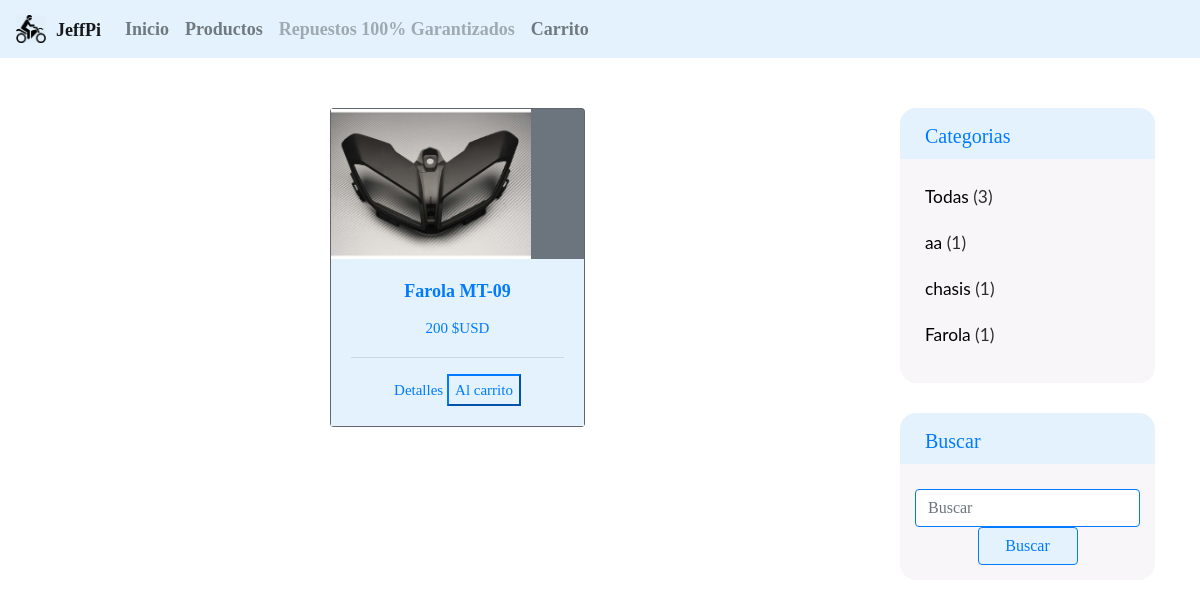
Screenshot of /index.php/productos/product/3 with the database file from the repository.
### tables this page shows
CREATE TABLE `web_navbar` (
  `id` int(11) NOT NULL AUTO_INCREMENT,
  `nombre` varchar(20) DEFAULT NULL,
  `logo` varchar(100) DEFAULT NULL,
  `op1` varchar(20) DEFAULT NULL,
  `op2` varchar(20) DEFAULT NULL,
  `op3` varchar(20) DEFAULT NULL,
  `op31` varchar(20) DEFAULT NULL,
  `op32` varchar(20) DEFAULT NULL,
  `op33` varchar(20) DEFAULT NULL,
  `bg_color` varchar(20) DEFAULT NULL,
  `fuente` varchar(100) DEFAULT NULL,
  `op4` varchar(255) DEFAULT NULL,
  `size` int(11) DEFAULT NULL,
  `search` varchar(50) DEFAULT NULL,
  `nombre_web` varchar(50) DEFAULT NULL,
  `btn_bgcolor` varchar(20) DEFAULT NULL,
  `btn_bordercolor` varchar(20) DEFAULT NULL,
  `paypal` varchar(255) DEFAULT NULL,
  `pr900` double DEFAULT NULL,
  PRIMARY KEY (`id`)
);

CREATE TABLE `web_productos` (
  `id` int(11) NOT NULL AUTO_INCREMENT,
  `nombre` varchar(200) DEFAULT NULL,
  `descripcion` varchar(255) DEFAULT NULL,
  `parte` varchar(100) DEFAULT NULL,
  `ubicacion` varchar(100) DEFAULT NULL,
  `precio` double DEFAULT NULL,
  `marca` varchar(50) DEFAULT NULL,
  `referencia` varchar(50) DEFAULT NULL,
  `year` int(11) DEFAULT NULL,
  `color` varchar(100) DEFAULT NULL,
  `img` varchar(100) DEFAULT NULL,
  PRIMARY KEY (`id`)
);

### application/controllers/Productos.php (called while the page is built, shortened)
<?php
class Productos extends CI_Controller {
  public function __construct(){
    $this->load->model('model_productos');
    $this->load->model('model_nav');
  }
  public function product($ban=NULL)
  {
    if ($ban!=NULL) {
      $nav['nav']=$this->model_nav->consultNav(1);
      $nav['product']=$this->model_productos->producto($ban);
      $nav['categ']=$this->model_productos->categorias();
      $this->load->view('header_ecommerce',$nav);
      $this->load->view('view_ecommerce');
      $this->load->view('footer');
    }else {
      redirect("productos",'refresh');
    }
  }
  }

### index.php (called while the page is built, shortened)
<?php
require_once BASEPATH.'core/CodeIgniter.php';

### application/models/Model_nav.php (called while the page is built, shortened)
<?php
class Model_nav extends CI_Model {
  public function consultNav($id){
    $sql="SELECT wn.* from web_navbar wn where wn.id=$id";
    $query=$this->db->query($sql);
    return $query->row();
  }
}

### application/models/Model_productos.php (called while the page is built, shortened)
<?php
class Model_productos extends CI_Model {
  public function producto($id){
    $sql= "SELECT * from web_productos where id=$id";
    $query=$this->db->query($sql);
    return $query->row();
  }
  function categorias(){
    $sql="SELECT DISTINCT parte, COUNT(*) as num FROM web_productos GROUP BY parte";
    $query = $this->db->query($sql);
    return $query->result();
  }
}

### application/views/view_ecommerce.php (the view, shortened to what this page needs)
<!DOCTYPE html>
<html lang="en">
<head>
</head>
<body data-spy="scroll" data-target=".navbar-default" data-offset="100">
  <section>
    <div class="content">
      <div class="container" style="padding-top: 50px">
        <div class="row">
          <div class="col-md-9 col-12 col-sm-12 mr-auto ml-auto">
            <div class="row">
              <?php
              if (!empty($product)) {
                ?>
                <div class="col-md-4 mr-auto ml-auto">
                  <form action="<?php echo base_url(); ?>index.php/carrito/agrega_item_carrito" method="get">
                    <center>
                      <div class="card text-white bg-secondary mb-3" style="width:100%;">
                        <img src="<?= base_url().$product->img;?>" style="width:200px; height:150px" >
                        <div class="card-body" style="background-color:<?= $nav->bg_color; ?>;">
                          <center><h5 class="card-title" style=" color:<?= $nav->btn_bordercolor; ?>; font-family: <?= $nav->fuente; ?>;"><?php echo $product->nombre; ?></h5></center>
                          <p class="card-text" style=" color:<?= $nav->btn_bordercolor; ?>; font-family: <?= $nav->fuente; ?>;text-align:center"><?php echo $product->precio; ?> $USD</p>
                          <hr>
                          <a href="#" class="card-link" data-toggle="modal" data-target="#producto<?= $product->id; ?>" style="font-family: <?= $nav->fuente; ?>; color: <?= $nav->btn_bordercolor; ?>">Detalles</a>
                          <button href="#" id="cagregarcar" type="submit" name="cagregarcar" style="font-family: <?= $nav->fuente; ?>;background-color: <?= $nav->btn_bgcolor; ?>; color: <?= $nav->btn_bordercolor; ?>;border-color:<?= $nav->btn_bordercolor; ?>">Al carrito</button>
                        </div>
                      </div>
                    </center>
                  </div>
                <?php
              }
                ?>
            </div>
          </div>
          <div class="col-md-3">
            <div class="block-col">
              <div class="header" style="font-family: <?= $nav->fuente; ?>;color: <?= $nav->btn_bordercolor; ?>;background-color:<?= $nav->bg_color; ?>; ">Categorias</div>
              <div class="content" >
                <ul>
                  <?php
                  $cont=0;
                  foreach ($categ as $files) {
                    $cont=$cont+$files->num;
                  }
                   ?>
                  <li><a href="<?= base_url() ?>index.php/productos"style="color:black">Todas <span style="color:#2E2E2E">(<?php echo $cont; ?>)</span></a></li>
                  <?php
                    foreach ($categ as $files) {
                      ?>
                      <li><a href="<?= base_url() ?>index.php/productos/categoria/<?php echo $files->parte; ?>"style="color:black"><?php echo $files->parte; ?> <span style="color:#2E2E2E">(<?php echo $files->num; ?>)</span></a></li>
                      <?php
                    }
                  ?>
                </ul>
              </div>
            </div>
            <div class="block-col">
              <div class="header" style="font-family: <?= $nav->fuente; ?>;color: <?= $nav->btn_bordercolor; ?>;background-color:<?= $nav->bg_color; ?>; ">Buscar</div>
              <div class="content">
                <form class="" action="<?= base_url() ?>index.php/productos/buscar" method="post">
                  <input type="text" name="search" class="form-control" placeholder="Buscar" style="font-family: <?= $nav->fuente; ?>; border-color: <?= $nav->btn_bordercolor; ?>;color: <?= $nav->btn_bordercolor; ?>">
                  <center><input type="submit" class="form-control" style="font-family: <?= $nav->fuente; ?>;background-color:<?= $nav->btn_bgcolor; ?>; border-color: <?= $nav->btn_bordercolor; ?>;color: <?= $nav->btn_bordercolor; ?>; width: 100px" value="Buscar"></center>
                </form>
              </div>
            </div>
          </div>
        </div>
      </div>
    </div>
  </section>
</body>
</html>

### application/views/header_ecommerce.php (shortened to what this page needs)
<!doctype html>
<html lang="en">
<head>
  <link rel="stylesheet" href="https://stackpath.bootstrapcdn.com/bootstrap/4.3.1/css/bootstrap.min.css">
  <link rel="stylesheet" href="<?= base_url(); ?>assets/css/style.css">
</head>
<body>
  <nav class="navbar navbar-expand-lg navbar-light"  style="background-color: <?= $nav->bg_color; ?>;">
    <a class="navbar-brand" href="<?= base_url(); ?>">
      <img src="<?= base_url().$nav->logo; ?>" width="30" height="30" class="d-inline-block align-top" alt="">
    <b style="font-family: <?= $nav->fuente ?>;font-size: <?= $nav->size; ?>px"><?= $nav->nombre; ?></b>
    </a>
    <div class="collapse navbar-collapse" id="navbarSupportedContent">
      <ul class="navbar-nav mr-auto" style="text-align: right">
        <li class="nav-item">
          <a class="nav-link" href="<?= base_url(); ?>"><b style="font-family: <?= $nav->fuente ?>;font-size: <?= $nav->size; ?>px"><?= $nav->op1; ?></b></a>
        </li>
        <li class="nav-item">
          <a class="nav-link" href="<?= base_url(); ?>index.php/productos"><b style="font-family: <?= $nav->fuente ?>;font-size: <?= $nav->size; ?>px"><?= $nav->op2; ?></b></a>
        </li>
        <li class="nav-item">
          <a class="nav-link disabled" href="#" tabindex="-1" aria-disabled="true"><b style="font-family: <?= $nav->fuente ?>;font-size: <?= $nav->size; ?>px"><?= $nav->op4; ?></b> </a>
        </li>
        <li class="nav-item">
          <a class="nav-link" href="<?= base_url(); ?>index.php/carrito/carga_carrito"><b style="font-family: <?= $nav->fuente ?>;font-size: <?= $nav->size; ?>px">Carrito</b></a>
        </li>
      </ul>
    </div>
  </nav>
</body>
</html>

### assets/css/style.css (style rules this page uses)
body { font-family: 'Lato', sans-serif; font-size: 15px; font-weight: 400; line-height: 26px; overflow-x: hidden; color: #88889b; }
h1, h2, h3, h4, h5, h6 { font-family: 'Lato', sans-serif; margin-bottom: 10px; line-height: 24px; font-weight: 700; }
h5 { font-size: 18px; }
a { text-decoration: none; transition: all 0.4s ease; }
ul, ol { margin: 0; padding: 0; }
ul { list-style: none; }
img { max-width: 100%; height: auto; }
p { font-weight: 400; }
.navbar-brand { padding: 0; }
.navbar-brand img { width: 30px; margin-right: 10px; float: left; }
.block-col { margin-bottom: 30px; }
.block-col .header { -webkit-border-top-left-radius: 16px; -moz-border-radius-topleft: 16px; border-top-left-radius: 16px; -webkit-border-top-right-radius: 16px; -webkit-background-clip: padding-box; -moz-border-radius-topright: 16px; -moz-background-clip: padding; border-top-right-radius: 16px; background-clip: padding-box; background: #00664d; color: #fff; font-family: 'Fira Sans', sans-serif; font-size: 15pt; font-weight: 300; padding: 15px 25px 10px; }
.block-col .content { background: #F8F6F9; -webkit-border-bottom-left-radius: 16px; -moz-border-radius-bottomleft: 16px; border-bottom-left-radius: 16px; -webkit-border-bottom-right-radius: 16px; -webkit-background-clip: padding-box; -moz-border-radius-bottomright: 16px; -moz-background-clip: padding; border-bottom-right-radius: 16px; background-clip: padding-box; padding: 25px 15px 15px 15px; }
.block-col .content ul { margin: 0 0 0 10px; padding: 0; list-style: none; }
.block-col .content ul li { color: #23182C; margin-bottom: 20px; font-size: 13pt; }
.block-col .content ul li span { color: #00664d; }
.block-col .content ul li a { color: #23182C; }

### rows the page displays
web_navbar: logo (picture), nombre "JeffPi", op1 "Inicio", op2 "Productos", op4 "Repuestos 100% Garantizados"
web_productos: img (picture), nombre "Farola MT-09", precio "200"

### other values shown
$cont "3"
$files->parte "aa"
$files->num "1"
$files->parte "chasis"
$files->parte "Farola"
